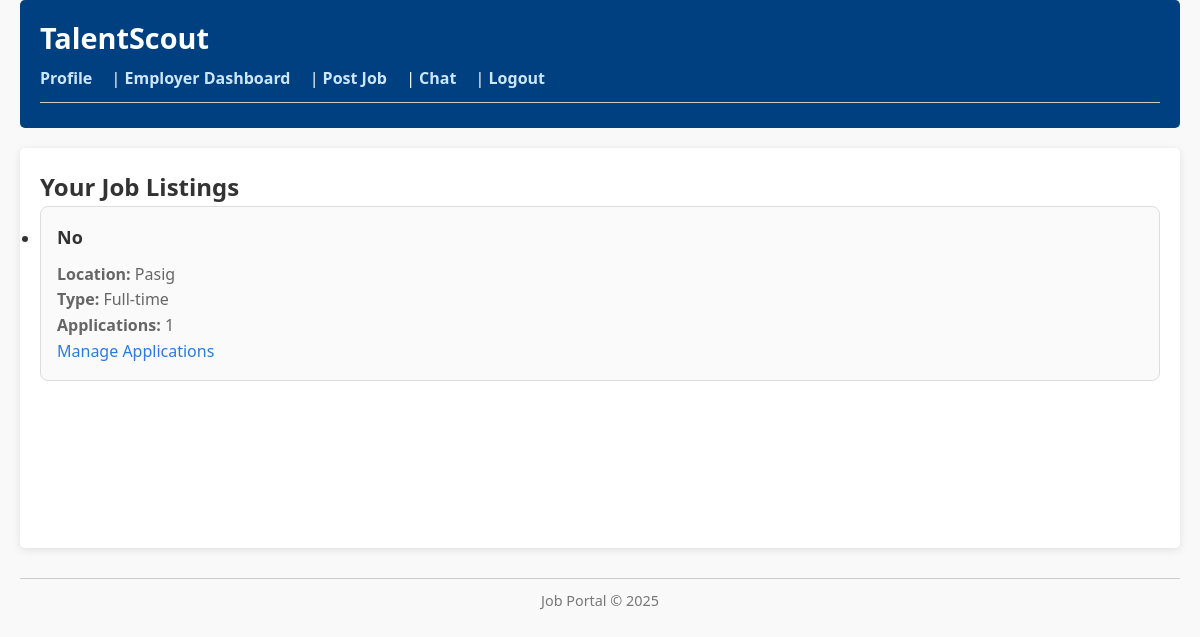
The page /users/employer-dashboard/ (signed in) on the database as committed earlier.
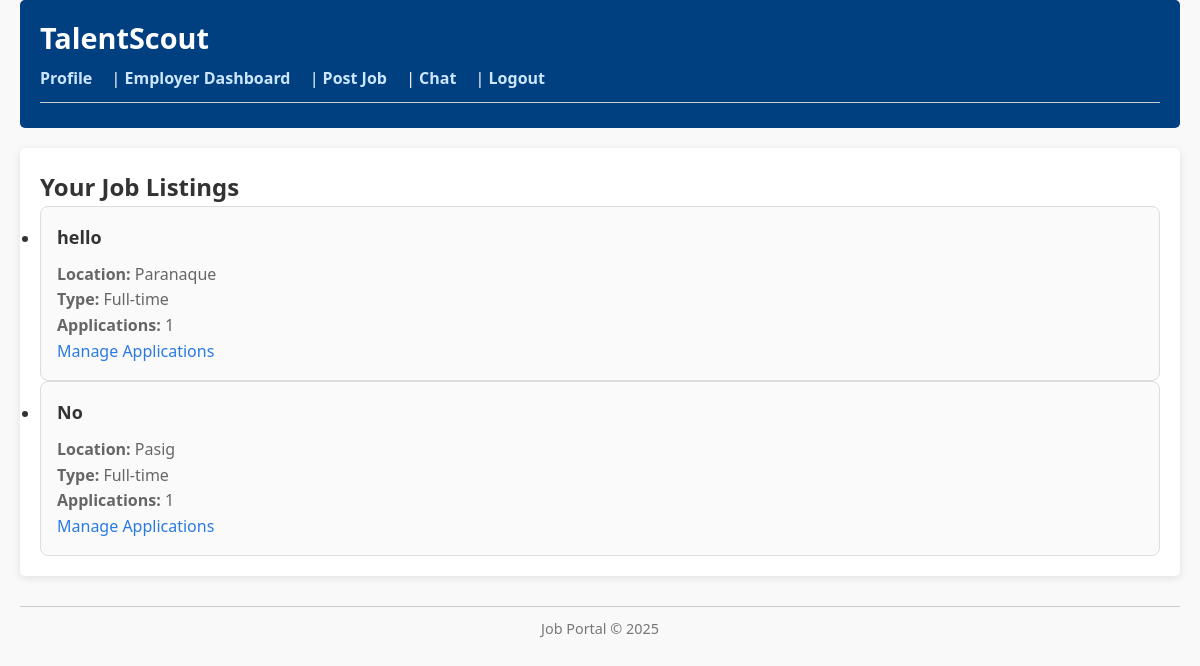
The same page on the database as committed later.
### jobs/models.py (models this page shows, shortened)
class Job(models.Model):
    FULL_TIME = 'FT'
    PART_TIME = 'PT'
    HYBRID = 'HY'
    REMOTE = 'RM'
    JOB_TYPE_CHOICES = [
        (FULL_TIME, 'Full-time'),
        (PART_TIME, 'Part-time'),
        (HYBRID, 'Hybrid'),
        (REMOTE, 'Remote'),
    ]
    title = models.CharField(max_length=255)
    description = models.TextField()
    location = models.CharField(max_length=255)
    employer = models.ForeignKey(User, on_delete=models.CASCADE, related_name='jobs_posted')
    applications = models.ManyToManyField(User, related_name='job_applications', blank=True)
    created_at = models.DateTimeField(auto_now_add=True)
    requirements = models.TextField(blank=True, null=True)
    job_type = models.CharField(
        max_length=2,
        choices=JOB_TYPE_CHOICES,
        blank=True,
        null=True
    )
    salary_range = models.CharField(max_length=100, blank=True, null=True)

### users/views.py (the view)
# urls.py: path('employer-dashboard/', employer_dashboard, name='employer_dashboard'),
@login_required
@employer_required
def employer_dashboard(request):
    profile = UserProfile.objects.get(user=request.user)
    jobs = Job.objects.filter(employer=request.user).annotate(applications_count=Count('jobapplication')).order_by('-created_at')
    query = request.GET.get('q')
    location = request.GET.get('location')
    job_type = request.GET.get('job_type')
    if query:
        jobs = jobs.filter(title__icontains=query)
    if location:
        jobs = jobs.filter(location__icontains=location)
    if job_type:
        jobs = jobs.filter(job_type=job_type)
    paginator = Paginator(jobs, 10)
    page_number = request.GET.get('page')
    page_obj = paginator.get_page(page_number)
    return render(request, 'users/employer_dashboard.html', {
        'jobs': page_obj,
        'profile': profile,
    })

### users/templates/users/employer_dashboard.html (shortened to what this page needs)
{% extends 'base.html' %}
{% block content %}
    <h2>Your Job Listings</h2>
    {% if jobs %}
        <ul class="job-listings">
            {% for job in jobs %}
                <li class="job-card">
                    <h3>{{ job.title }}</h3>
                    <p><strong>Location:</strong> {{ job.location }}</p>
                    <p><strong>Type:</strong> {{ job.get_job_type_display }}</p>
                    <p><strong>Applications:</strong> {{ job.applications_count }}</p>
                    <a href="{% url 'jobs:employer_job_detail' job.id %}" class="btn btn-primary">
                        Manage Applications
                    </a>
                </li>
            {% endfor %}
        </ul>
    {% else %}
        <p>No jobs found. <a href="{% url 'jobs:post_job' %}">Post a new job</a>.</p>
    {% endif %}
{% endblock %}

Rows that differ between the two databases and show on the page:
added Job: title "hello", location "Paranaque", job_type "Full-time", applications_count "1"
